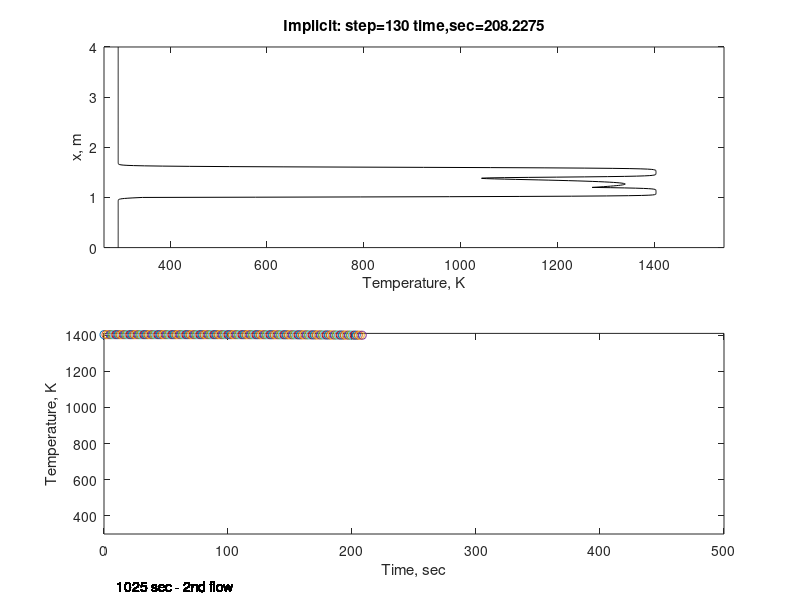

Write MATLAB code to recreate this figure.

% Three clasts piling
% Conduction, convection, and radiation
% Different material properties



% Conduction, convection, and radiation added in. 

% Cools more slowly when we change material properties. This is what we
% would expect, since the air is now cooling at a slower rate, the clast
% will cool at a slower rate.
% The air is cooling more slowly because kappa because smaller. You are
% multiplying kappa by some number and then subtracting this from 1403 to
% get your cooling. The smaller kappa is, the less you will subtract and
% the less cooling you have. So air kappa is smaller than clast kappa, that
% mean air is cooling slower than clast is cooling. Which would make the
% clast cool more slowly. 


% Clear all figures 
clf;
clear all;

clastnum = 3; % Number of clasts in spatter pile

% Define model parameters
% Naming scheme: x is a location. dx is a thickness. 
% Node is nodal location (when combined with x) and number of nodes (when
% combined with dx)
% Should only change dxclast out of all model parameters 
dxsystem = 4.; % (m) Thickness of entire system (area shown in model window)
dxsystemnode = (801); % Number of nodes for the thickness of the entire system. Controls resolution.
dxstep = dxsystem/(dxsystemnode-1); % (m) Length one grid step (dx)
dxclast = 0.2; % (m) Thickness of one clast
dxclastnode = dxclast/dxstep; % Number of nodes for thickness of one clast
xpilebottom = 1.; % (m) Boundary between the ground and the bottom of the spatter pile
xpilebottomnode = ((xpilebottom/dxstep)+1); % Node of the boundary between the ground and the bottom of the spatter pile
xclastonetop = (xpilebottom+dxclast); % (m) Boundary between the top of the clast and the air (if spatter pile has only one clast)
xclastonetopnode = (xpilebottomnode+dxclastnode); % Node of the boundary between the top of the clast and the air (if spatter pile has only one clast)
xclasttwotop = (xclastonetop + dxclast);
xclasttwotopnode = (xclastonetopnode + dxclastnode); 
xclastthreetop = (xclasttwotop + dxclast);
xclastthreetopnode = (xclasttwotopnode + dxclastnode);
%xpiletop = (xpilebottom+(dxclast)); % (m) Boundary betweem the top of the spatter pile and the air at the start
%xpiletopnode = (xpilebottomnode+(dxclastnode)); % Node of the boundary between teh top of the spatter pile and the air at the start
%xpiletopnode = 259;
dxpile = (dxclast*clastnum); % (m) Thickness of spatter pile
dxpilenode = (dxclastnode*clastnum); % Number of nodes for thickness of spatter pile
jstep = 1; % step after every flow

% Thermal constants
kground = 1.5; % (W/(mK)) Thermal conductivity of the ground (previously deposited basalt)
kclast = 1.5; % (W/(mK)) Thermal conductivity of the clast (basalt)
kair = 0.0264; % (W/(mK)) Thermal conductivity of the air
cpground = 1490.; % (J/(kgK)) Specific heat
cpclast = 1490.;
cpair = 1000.;
rhoground = 1300.; % (kg/m3) Density 
rhoclast = 1300.;
rhoair = 1.225; 
rhocpground = rhoground*cpground; % (J/(K(m^3))) Volumetric heat capacity
rhocpclast = rhoclast*cpclast;
rhocpair = rhoair*cpair;
h = 80.; % (W/m^2 K) Heat transfer coefficient
kappaground = kground/rhocpground; % (m^2/s) Thermal diffusivity
kappaclast = kclast/rhocpclast; % (m^2/s) Thermal diffusivity
kappaair = kair/rhocpair; % (m^2/s) Thermal diffusivity
emis = 0.96; % emissivity (unitless)
sb = 0.000000056703; % W/m^2K^4 stefan-boltzmann constant

% Timestep
dtexp = dxstep^2/2/kappaclast; % (s) Limitation for explicit timestep 
dt = dtexp./10; % (s) Length of one timestep

% Things to vary with different model runs

tnum = 130; % Number of timesteps (How many timesteps do you want to run the code for?)
tclasttwo = 100.; % (s) Time when a new clast is deposited
tclastthree = 200.; 
%tbetween = 100.; % (s) Time between subsequent clasts deposited

% Setting up the vector for nodal point positions (the righthand size of our matrix system is the vector) 
x=0:dxstep:dxsystem; % The vector is essentially one grid step by the thickness of the system (0:0.005:2)

% Define the initial temperature profile for the system
Tground = 293.; % (K) Initial ground temperature
Tclast = 1403.; % (K) Initial clast temperature
Tair = 293.; % (K) Initial temperature of the air
Tbackground = 293.; % (K) Initial temperature background for the entire system

% Tell the model to set the initial temperature profile for the system
for i=1:1:dxsystemnode % For all locations of i in the system
    Ti(i) = Tbackground; % We say that initially the entire system is at 293K
if(x(i)> xpilebottom && x(i)<= xclastonetop)
    Ti(i) = Tclast; % If we are located within the clast (including bottom node and top node of the clast) our initial temp is now 1403K
end 
end 



% Time cycle
timesum=0; % How much time has elapsed (we're still looking at what the model is initially, so no time has yet passed)

% Now let's populate the matrix
L = sparse(dxsystemnode,dxsystemnode); % The lefthand side of the matrix is 401 nodes by 401 nodes and is mostly made up of zeros (sparse)
R = zeros(dxsystemnode,1); % The righthand side of the matrix is the vector and it is 401 nodes by 1

% Define the first point in the matrix and the first point in the vector
L(1,1) = 1; % First point in the matrix is 1
R(1,1) = Tground; % First point in the vector is 293K

% Tells the model to add a new clast to the spatter pile
b=1;
for t=1:1:tnum
    %xpiletopnode = (xpilebottomnode+(dxclastnode*jstep)); % Here we define where the top of the spatter pile is based on the number of clasts
    %xpiletopnode = 259; 

% System is separated into block matrices
% Inside each block matrix (ground, clast, and air) we calculate heat
% transfer by conduction only
% dT/dt=kappa*d^2T/dx^2
% Use forward difference in time for the lefthand side:
%   (Tnew(i) - Ti(i))/dt = dT/dt
% Use central differences in space for the righthand side:
%   (Tnew(i+1) -2*Tnew(i) + Tnew(i-1))/(dx^2) = d^2T/dx^2
% Combine to get:
%   (Tnew(i) - Ti(i))/dt = kappa*((Tnew(i+1) -2*Tnew(i) + Tnew(i-1))/(dx^2))
% Set equal to Ti(i)/dt to get:
% -Ti(i)/dt = (kappa*((Tnew(i+1) -2*Tnew(i) + Tnew(i-1))/(dx^2))) - Tnew(i)/dt
% Separate out all the variables
% Ti(i)/dt = -kappa*Tnew(i-1)/(dx^2) + kappa*2*Tnew(i)/(dx^2) + Tnew(i)/dt
% - kappa*Tnew(i+1)/(dx^2)
% Split it up how it will look in the matrix (remember that the LHS will be
% multplied by the Tnew at that location and is set equal to Ti(i) (RHS))
% L(i,i-1) = -kappaground/(dxstep^2)
% L(i,i) = 2*kappaground/(dxstep^2) + 1/dt
% L(i,i+1) = -kappaground/(dxstep^2)
% R(i,1) = Ti(i)/dt
% What we are doing here is using Ti to solve for our Tnew
% This gets us through one timestep. Then we set all the Tnew values that
% we just solved for to Ti and we solve everything again to get new Tnew
% values
% So let's actually do this

% First block matrix: Ground matrix
% Tells model to calculated heat transfer within the ground
for i=2:1:xpilebottomnode-1 % First block matrix ground from 1 node up from bottom of ground to one node below the boundary between the ground and the clast
L(i,i-1) = -kappaground/(dxstep^2);
L(i,i) = 2*kappaground/(dxstep^2) + 1/dt;
L(i,i+1) = -kappaground/(dxstep^2);
R(i,1) = Ti(i)/dt;
end

% Now we need to make sure that the heat flux is conserved across the
% boudnary between the ground and the clast
% Set the heat flux going into the boundary from the ground equal to the
% heat flux coming out of the boundary and into the clast
% (Ti(i+1) - Ti(i))/dx = (Ti(i) - Ti(i-1))/dx
% Set equal to Ti(i+1)
% Ti(i+1) = 2*Ti(i) - Ti(i-1)

% Let's actually put this into the matrix (remember that everything on
% the LHS of the matrix is multipled by the Ti at that location)
%L(xpilebottomnode,xpilebottomnode-1) = -1;
%L(xpilebottomnode,xpilebottomnode) = 2;
%R(xpilebottomnode,1) = Ti(xpilebottomnode+1);

% Heat flux continuity using energy balance 
L(xpilebottomnode,xpilebottomnode-1) = -kappaclast/(dxstep^2);
L(xpilebottomnode,xpilebottomnode) = 2*kappaclast/(dxstep^2) + 1/dt;
L(xpilebottomnode,xpilebottomnode+1) = -kappaclast/(dxstep^2);
R(xpilebottomnode,1) = Ti(i)/dt;


% Second block matrix: Clast Matrix CONDUCTION ONLY
% Tells model to calculate heat transfer within the clast
if jstep == 1
    for i=xpilebottomnode+1:1:xclastonetopnode-1 % Second block matrix from one node above the  boundary between the gound and the clast to one node below the boundary between the top of the spatter pile and the air
    L(i,i-1) = -kappaclast/(dxstep^2);
    L(i,i) = 2*kappaclast/(dxstep^2) + 1/dt;
    L(i,i+1) = -kappaclast/(dxstep^2);
    R(i,1) = Ti(i)/dt;
    end
    
 L(xclastonetopnode,xclastonetopnode-1) = (-kappaclast)/(dxstep^2);
    L(xclastonetopnode,xclastonetopnode) = ((kappaclast)/(dxstep^2)) + ((h)/(rhoclast*cpclast*dxstep)) + (1/dt);
    R(xclastonetopnode,1) = Ti(i)/dt + ((293*h)/(rhoclast*cpclast*dxstep)) + ((-emis*sb*(Ti(i)^4))/(rhoclast*cpclast*dxstep)) + ((emis*sb*(293^4))/(rhoclast*cpclast*dxstep)); 
    
% Third block matrix: Air Matrix
% Tells model to calculate heat transfer within the air
for i=xclastonetopnode+1:1:dxsystemnode-1
L(i,i-1) = -kappaair/(dxstep^2);
L(i,i) = 2*kappaair/(dxstep^2) + 1/dt;
L(i,i+1) = -kappaair/(dxstep^2);
R(i,1) = Ti(i)/dt;
end    



% Define the last point in the matrix and the last point in the vector
L(dxsystemnode,dxsystemnode) = 1;
R(dxsystemnode,1) = Tair;
end

if jstep == 2
    for i=xpilebottomnode+1:1:xclastonetopnode-1 % Second block matrix from one node above the  boundary between the gound and the clast to one node below the top of the first clast. If there is only one clast, this will be overwritten. But if there are more than one clast this is important for heat flux continuity across the clast/clast boundary
    L(i,i-1) = -kappaclast/(dxstep^2);
    L(i,i) = 2*kappaclast/(dxstep^2) + 1/dt;
    L(i,i+1) = -kappaclast/(dxstep^2);
    R(i,1) = Ti(i)/dt;
    end

    L(xclastonetopnode,xclastonetopnode-1) = -kappaclast/(dxstep^2);
    L(xclastonetopnode,xclastonetopnode) = 2*kappaclast/(dxstep^2) + 1/dt;
    L(xclastonetopnode,xclastonetopnode+1) = -kappaclast/(dxstep^2);
    R(xclastonetopnode,1) = Ti(i)/dt;

    for i=xclastonetopnode+1:1:xclasttwotopnode-1 % Second clast matrix from one node above the top of the first clast to one node below the top of the second clast
    L(i,i-1) = -kappaclast/(dxstep^2);
    L(i,i) = 2*kappaclast/(dxstep^2) + 1/dt;
    L(i,i+1) = -kappaclast/(dxstep^2);
    R(i,1) = Ti(i)/dt;
    end
    
 L(xclasttwotopnode,xclasttwotopnode-1) = (-kappaclast)/(dxstep^2);
    L(xclasttwotopnode,xclasttwotopnode) = ((kappaclast)/(dxstep^2)) + ((h)/(rhoclast*cpclast*dxstep)) + (1/dt);
    R(xclasttwotopnode,1) = Ti(i)/dt + ((293*h)/(rhoclast*cpclast*dxstep)) + ((-emis*sb*(Ti(i)^4))/(rhoclast*cpclast*dxstep)) + ((emis*sb*(293^4))/(rhoclast*cpclast*dxstep));

% Third block matrix: Air Matrix
% Tells model to calculate heat transfer within the air
for i=xclasttwotopnode+1:1:dxsystemnode-1
L(i,i-1) = -kappaair/(dxstep^2);
L(i,i) = 2*kappaair/(dxstep^2) + 1/dt;
L(i,i+1) = -kappaair/(dxstep^2);
R(i,1) = Ti(i)/dt;
end    

% Define the last point in the matrix and the last point in the vector
L(dxsystemnode,dxsystemnode) = 1;
R(dxsystemnode,1) = Tair;
end

if jstep == 3
    for i=xpilebottomnode+1:1:xclastonetopnode-1 % Second block matrix from one node above the  boundary between the gound and the clast to one node below the top of the first clast. If there is only one clast, this will be overwritten. But if there are more than one clast this is important for heat flux continuity across the clast/clast boundary
    L(i,i-1) = -kappaclast/(dxstep^2);
    L(i,i) = 2*kappaclast/(dxstep^2) + 1/dt;
    L(i,i+1) = -kappaclast/(dxstep^2);
    R(i,1) = Ti(i)/dt;
    end

    L(xclastonetopnode,xclastonetopnode-1) = -kappaclast/(dxstep^2);
    L(xclastonetopnode,xclastonetopnode) = 2*kappaclast/(dxstep^2) + 1/dt;
    L(xclastonetopnode,xclastonetopnode+1) = -kappaclast/(dxstep^2);
    R(xclastonetopnode,1) = Ti(i)/dt;

    for i=xclastonetopnode+1:1:xclasttwotopnode-1 % Second clast matrix from one node above the top of the first clast to one node below the top of the second clast
    L(i,i-1) = -kappaclast/(dxstep^2);
    L(i,i) = 2*kappaclast/(dxstep^2) + 1/dt;
    L(i,i+1) = -kappaclast/(dxstep^2);
    R(i,1) = Ti(i)/dt;
    end
    
    L(xclasttwotopnode,xclasttwotopnode-1) = -kappaclast/(dxstep^2);
    L(xclasttwotopnode,xclasttwotopnode) = 2*kappaclast/(dxstep^2) + 1/dt;
    L(xclasttwotopnode,xclasttwotopnode+1) = -kappaclast/(dxstep^2);
    R(xclasttwotopnode,1) = Ti(i)/dt;
    
    for i=xclasttwotopnode+1:1:xclastthreetopnode-1 % Second clast matrix from one node above the top of the first clast to one node below the top of the second clast
    L(i,i-1) = -kappaclast/(dxstep^2);
    L(i,i) = 2*kappaclast/(dxstep^2) + 1/dt;
    L(i,i+1) = -kappaclast/(dxstep^2);
    R(i,1) = Ti(i)/dt;
    end
    
    L(xclastthreetopnode,xclastthreetopnode-1) = (-kappaclast)/(dxstep^2);
    L(xclastthreetopnode,xclastthreetopnode) = ((kappaclast)/(dxstep^2)) + ((h)/(rhoclast*cpclast*dxstep)) + (1/dt);
    R(xclastthreetopnode,1) = Ti(i)/dt + ((293*h)/(rhoclast*cpclast*dxstep)) + ((-emis*sb*(Ti(i)^4))/(rhoclast*cpclast*dxstep)) + ((emis*sb*(293^4))/(rhoclast*cpclast*dxstep));

    
    
% Third block matrix: Air Matrix
% Tells model to calculate heat transfer within the air
for i=xclastthreetopnode+1:1:dxsystemnode-1
L(i,i-1) = -kappaair/(dxstep^2);
L(i,i) = 2*kappaair/(dxstep^2) + 1/dt;
L(i,i+1) = -kappaair/(dxstep^2);
R(i,1) = Ti(i)/dt;
end    

% Define the last point in the matrix and the last point in the vector
L(dxsystemnode,dxsystemnode) = 1;
R(dxsystemnode,1) = Tair;
end


% Now we need to make sure that the heat flux is conserved across the
% boundary between the top of the spatter pile and the air. But it is a
% little more complicated than the previous boundary because here we also
% have convection at the boundary. So we need to add convection into our
% energy balance.
% Energy balance for the boundary between the top of the spatter pile and
% the air:
% -kclast*((Tnew(i) - Tnew(i-1))/dx) - h*(Tnew(i) - Tnew(i+1)) =
% rho*cp*(dx/2)*((Tnew(i) - Ti(i))/dt)
% Set equal to Ti(i)/dt to get:
% Ti(i)/dt = +kappaclast*(2/dx)*((Tnew(i) - Tnew(i-1))/dx) + (2/rho*cp*dx)*h*(Tnew(i)
% - Tnew(i+1)) + Tnew(i)/dt
% Separate out all the variables:
% Ti(i)/dt = -kappaclast*(2/dx)*(Tnew(i-1)/dx) +
% kappaclast*(2/dx)*(Tnew(i)/dx) + (2/rho*cp*dx)*h*(Tnew(i)) + Tnew(i)/dt - (2/rho*cp*dx)*h*(Tnew(i+1))
% Let's actually put this into the matrix (remember that everything on
% the LHS of the matrix is multipled by the Ti at that location)

% Below is for radiation
   % L(xpiletopnode,xpiletopnode-1) = (-kappaclast)/(dxstep^2);
   % L(xpiletopnode,xpiletopnode) = ((kappaclast)/(dxstep^2)) + ((h)/(rhoclast*cpclast*dxstep)) + (1/dt);
   % R(xpiletopnode,1) = Ti(i)/dt + ((293*h)/(rhoclast*cpclast*dxstep)) + ((-emis*sb*(Ti(i)^4))/(rhoclast*cpclast*dxstep)) + ((emis*sb*(293^4))/(rhoclast*cpclast*dxstep));
%end

% Below is for convection
%L(xpiletopnode,xpiletopnode-1) = (-kappaclast)/(dxstep^2);
%L(xpiletopnode,xpiletopnode) = ((kappaclast)/(dxstep^2)) + ((h)/(rhoclast*cpclast*dxstep)) + (1/dt);
%R(xpiletopnode,1) = Ti(i)/dt + ((293*h)/(rhoclast*cpclast*dxstep));

% Below is for conduction
%L(xpiletopnode,xpiletopnode-1) = -kclast/(rhoclast*cpclast*(dxstep^2));
%L(xpiletopnode,xpiletopnode) = (kclast/(rhoclast*cpclast*(dxstep^2))) + (kair/(rhoclast*cpclast*(dxstep^2))) + 1/dt;
%L(xpiletopnode,xpiletopnode+1) = -kair/(rhoclast*cpclast*(dxstep^2));
%R(xpiletopnode,1) = Ti(i)/dt;



% Third block matrix: Air Matrix
% Tells model to calculate heat transfer within the air
%for i=xpiletopnode+1:1:dxsystemnode-1
%L(i,i-1) = -kappaair/(dxstep^2);
%L(i,i) = 2*kappaair/(dxstep^2) + 1/dt;
%L(i,i+1) = -kappaair/(dxstep^2);
%R(i,1) = Ti(i)/dt;
%end    

% Define the last point in the matrix and the last point in the vector
%L(dxsystemnode,dxsystemnode) = 1;
%R(dxsystemnode,1) = Tair;

% Now let's actually solve this!
% Obtaining solution for implicit temperature profile
% We input values for the LHS and the RHS of the matrix. LHSx=RHS. Now we
% need to solve for x, which is our Tnew.
Tnew = L\R;

if (timesum > tclasttwo && timesum < (tclasttwo + dt))
    Tnew(xclastonetopnode+1:xclasttwotopnode)= Tclast;
    jstep == 2;
end

if (timesum > tclastthree && timesum < (tclastthree + dt))
    Tnew(xclasttwotopnode+1:xclastthreetopnode)= Tclast;
    jstep == 3;
end


%if (timesum == tclastthree)
 %   Tnew(xclasttwotopnode+1:xclastthreetopnode)= Tclast;
  %  jstep == 3;
%end

%if (timesum > tnewclast && timesum < tnewclast + dt && jstep < clastnum)
%Tnew(xclastonetopnode+1:xclasttwotopnode)= Tclast; % added a new clast
%tnew = tnewclast + tbetween; %update time for next clast
%xpiletopnode = xpilebottomnode + (dxclastnode*jstep);
%jstep = jstep + 1;
%end

% Let's plot this implicit solution so we can see how the spatter pile
% cools with time
% Open figure
% Plotting implicit solution 
subplot(2,1,1);
plot(Ti,x,'k');
axis([0.9*Tground 1.1*Tclast 0 dxsystem]);
title(['Implicit: step=',num2str(t),' time,sec=',num2str(timesum)]);
ylabel('x, m');
xlabel('Temperature, K');
% Plot cooling rate
subplot (2,1,2);
plot (timesum, Ti(212),'o'); %This is the "location" of the thermocouple, we want it to be one node below the top of the first clast
timevec(b)=timesum;
tempvec(b)=Ti(212);
b=b+1;
hold on;
disp(timesum);
disp(Ti(322));
disp(Ti(321));
disp(Ti(320));
disp(Ti(301));
disp(Ti(282));
disp(Ti(281));
disp(Ti(280));
disp(Ti(261));
disp(Ti(242));
disp(Ti(241));
disp(Ti(240));
disp(Ti(221));
disp(Ti(202));
disp(Ti(201));
axis([0 500 300 1410]);
xlabel('Time, sec');
ylabel('Temperature, K');
text (10,10,'1025 sec - 2nd flow');

% Stop for 0.1 second
drawnow % draw above figure without delay
pause(0.1);

% Stop for 0.1 second
drawnow % draw above figure without delay
pause(0.1);

% Add time counter
timesum = timesum+dt; 

% reassign temperature profiles for next step. This is where we say, okay,
% we solved everything to get out new temperature (Tnew) using Ti. Now we
% say, let's make all the Tnew that we solved for be Ti, then we can solve
% everything again and get new Tnew. 
Ti = Tnew;
end

b=1;
for i=1:length(timevec)
    if tempvec(i)>=900
        Time(b)=timevec(i);
        Temp(b)=tempvec(i);
    end
    b=b+1;
end

format longg


TimeFinal=Time(end)
TempFinal=Temp(end)

%A = jstep;
%plot(A)